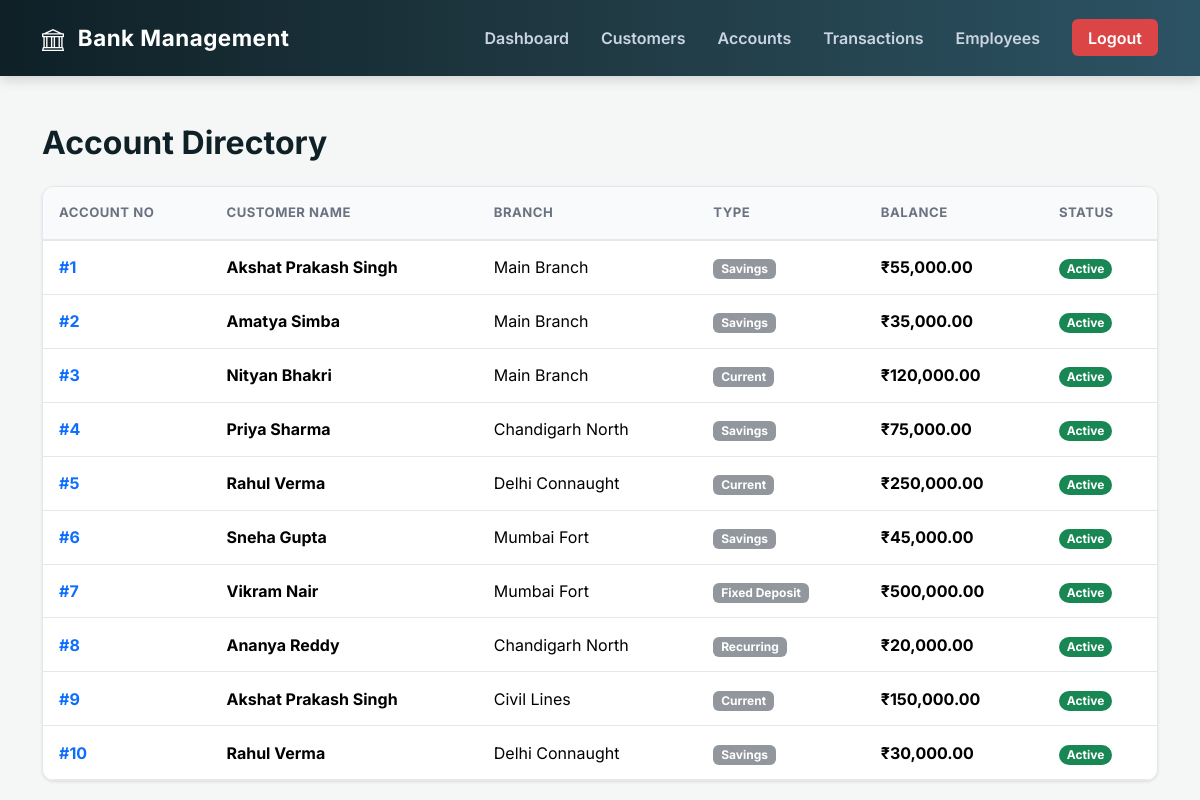
The page /accounts.php (signed in) on the database its author committed.
### tables this page shows
CREATE TABLE ACCOUNT (
    Account_No    INT            PRIMARY KEY AUTO_INCREMENT,
    Customer_ID   INT            NOT NULL,
    Branch_ID     INT            NOT NULL,
    Account_Type  ENUM('Savings','Current','Fixed Deposit','Recurring') NOT NULL,
    Balance       DECIMAL(15,2)  NOT NULL DEFAULT 0.00,
    Open_Date     DATE           NOT NULL DEFAULT (CURDATE()),
    Status        ENUM('Active','Inactive','Closed')                    NOT NULL DEFAULT 'Active',
    CONSTRAINT fk_acc_cust   FOREIGN KEY (Customer_ID) REFERENCES CUSTOMER(Customer_ID) ON DELETE RESTRICT,
    CONSTRAINT fk_acc_branch FOREIGN KEY (Branch_ID)   REFERENCES BRANCH(Branch_ID)    ON DELETE RESTRICT,
    CONSTRAINT chk_balance   CHECK (Balance >= 0)
);

CREATE TABLE CUSTOMER (
    Customer_ID   INT            PRIMARY KEY AUTO_INCREMENT,
    Name          VARCHAR(100)   NOT NULL,
    Address       VARCHAR(200),
    Phone_No      VARCHAR(15)    UNIQUE NOT NULL,
    Email         VARCHAR(100)   UNIQUE,
    DOB           DATE,
    City          VARCHAR(80),
    State         VARCHAR(80)
);

CREATE TABLE BRANCH (
    Branch_ID     INT            PRIMARY KEY AUTO_INCREMENT,
    Branch_Name   VARCHAR(100)   NOT NULL,
    Location      VARCHAR(150)   NOT NULL,
    City          VARCHAR(80)    NOT NULL,
    IFSC_Code     VARCHAR(20)    UNIQUE NOT NULL
);

### accounts.php (the view, shortened to what this page needs)
<?php
include("db.php");
?>
<?php include("navbar.php"); ?>
<div class="container mt-5">
    <h2 class="mb-4" style="font-weight: 700; color: var(--primary-dark);">Account Directory</h2>
    <div class="bank-table-wrapper">
        <table class="table bank-table table-hover table-borderless">
            <thead>
                <tr>
                    <th>Account No</th>
                    <th>Customer Name</th>
                    <th>Branch</th>
                    <th>Type</th>
                    <th>Balance</th>
                    <th>Status</th>
                </tr>
            </thead>
            <tbody>
            <?php
            $result = $conn->query("
                SELECT A.*, C.Name AS Customer_Name, B.Branch_Name
                FROM ACCOUNT A
                JOIN CUSTOMER C ON A.Customer_ID = C.Customer_ID
                JOIN BRANCH B ON A.Branch_ID = B.Branch_ID
                ORDER BY A.Account_No
            ");
            while ($row = $result->fetch_assoc()) {
                $statusBadge = match($row['Status']) {
                    'Active'   => 'bg-success',
                    'Inactive' => 'bg-warning text-dark',
                    'Closed'   => 'bg-danger',
                    default    => 'bg-secondary'
                };
                echo "<tr>";
                echo "<td><strong class='text-primary'>#" . $row['Account_No'] . "</strong></td>";
                echo "<td><span class='fw-bold'>" . htmlspecialchars($row['Customer_Name']) . "</span></td>";
                echo "<td>" . htmlspecialchars($row['Branch_Name']) . "</td>";
                echo "<td><span class='badge bg-secondary bg-opacity-75'>" . htmlspecialchars($row['Account_Type']) . "</span></td>";
                echo "<td><strong>₹" . number_format($row['Balance'], 2) . "</strong></td>";
                echo "<td><span class='badge rounded-pill $statusBadge'>" . $row['Status'] . "</span></td>";
                echo "</tr>";
            }
            ?>
            </tbody>
        </table>
    </div>
</div>
</body>
</html>

### navbar.php (shortened to what this page needs)
<!DOCTYPE html>
<html lang="en">
<head>
    <link href="https://cdn.jsdelivr.net/npm/bootstrap@5.3.2/dist/css/bootstrap.min.css" rel="stylesheet">
    <link rel="stylesheet" href="style.css">
</head>
<body>
<nav class="navbar navbar-expand-lg navbar-dark bank-navbar">
    <div class="container">
        <a class="navbar-brand" href="dashboard.php">
            Bank Management
        </a>
        <div class="collapse navbar-collapse justify-content-end" id="navbarNav">
            <div class="navbar-nav align-items-center">
                <a class="nav-link" href="dashboard.php">
                    Dashboard
                </a>
                <a class="nav-link" href="customers.php">
                    Customers
                </a>
                <a class="nav-link" href="accounts.php">
                    Accounts
                </a>
                <a class="nav-link" href="transactions.php">
                    Transactions
                </a>
                <a class="nav-link" href="employees.php">
                    Employees
                </a>
                <a class="btn btn-logout ms-3" href="logout.php">
                    Logout
                </a>
            </div>
        </div>
    </div>
</nav>

### style.css (style rules this page uses)
:root { --primary-dark: #0f2027; --primary: #203a43; --accent: #2c5364; --bg-color: #f4f7f6; --card-bg: #ffffff; --text-main: #333333; --text-muted: #6b7280; --border-color: #e5e7eb; --danger: #ef4444; }
body { font-family: 'Inter', sans-serif; background-color: var(--bg-color); color: var(--text-main); }
.bank-navbar { background: linear-gradient(to right, var(--primary-dark), var(--primary), var(--accent)); padding: 1rem 0; box-shadow: 0 4px 12px rgba(0,0,0,0.15); }
.bank-navbar .navbar-brand { font-weight: 700; letter-spacing: 0.5px; font-size: 1.4rem; }
.bank-navbar .nav-link { color: #cbd5e1 !important; font-weight: 600; margin: 0 0.5rem; transition: color 0.3s ease; }
.bank-navbar .btn-logout { background-color: rgba(239, 68, 68, 0.9); color: white; border: none; font-weight: 600; padding: 0.4rem 1rem; border-radius: 6px; text-decoration: none; transition: background 0.2s; }
.bank-table-wrapper { background: white; border-radius: 12px; overflow: hidden; box-shadow: 0 1px 3px rgba(0,0,0,0.1); border: 1px solid var(--border-color); }
.table.bank-table { margin-bottom: 0; }
.bank-table thead th { background-color: #f8fafc; color: var(--text-muted); font-size: 0.82rem; text-transform: uppercase; letter-spacing: 0.5px; border-bottom: 2px solid var(--border-color); padding: 1rem; }
.bank-table tbody td { padding: 0.9rem 1rem; vertical-align: middle; border-bottom: 1px solid var(--border-color); }

### rows shown on the page
account: Account_No "1", Customer_ID.Name "Akshat Prakash Singh", Branch_ID.Branch_Name "Main Branch", Account_Type "Savings", Balance "55,000.00", Status "Active"
account: Account_No "2", Customer_ID.Name "Amatya Simba", Branch_ID.Branch_Name "Main Branch", Account_Type "Savings", Balance "35,000.00", Status "Active"
account: Account_No "3", Customer_ID.Name "Nityan Bhakri", Branch_ID.Branch_Name "Main Branch", Account_Type "Current", Balance "120,000.00", Status "Active"
account: Account_No "4", Customer_ID.Name "Priya Sharma", Branch_ID.Branch_Name "Chandigarh North", Account_Type "Savings", Balance "75,000.00", Status "Active"
account: Account_No "5", Customer_ID.Name "Rahul Verma", Branch_ID.Branch_Name "Delhi Connaught", Account_Type "Current", Balance "250,000.00", Status "Active"
account: Account_No "6", Customer_ID.Name "Sneha Gupta", Branch_ID.Branch_Name "Mumbai Fort", Account_Type "Savings", Balance "45,000.00", Status "Active"
account: Account_No "7", Customer_ID.Name "Vikram Nair", Branch_ID.Branch_Name "Mumbai Fort", Account_Type "Fixed Deposit", Balance "500,000.00", Status "Active"
account: Account_No "8", Customer_ID.Name "Ananya Reddy", Branch_ID.Branch_Name "Chandigarh North", Account_Type "Recurring", Balance "20,000.00", Status "Active"
account: Account_No "9", Customer_ID.Name "Akshat Prakash Singh", Branch_ID.Branch_Name "Civil Lines", Account_Type "Current", Balance "150,000.00", Status "Active"
account: Account_No "10", Customer_ID.Name "Rahul Verma", Branch_ID.Branch_Name "Delhi Connaught", Account_Type "Savings", Balance "30,000.00", Status "Active"
